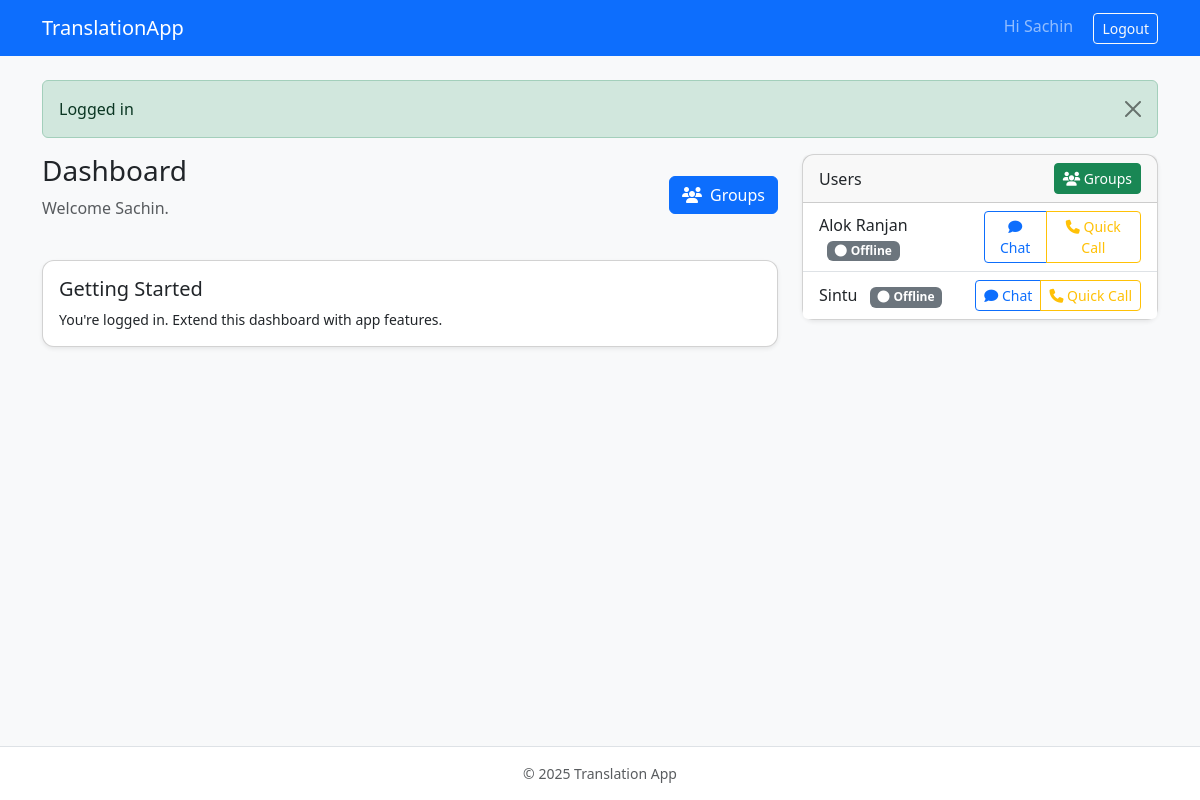
/ (signed in), run on the app's committed database.
### app/models/user.py (models this page shows, shortened)
class User(Base):
    __tablename__ = "users"
    id = Column(Integer, primary_key=True, index=True)          # user_id
    email = Column(String(100), unique=True, index=True, nullable=False)
    full_name = Column(String(100), nullable=True)
    hashed_password = Column(String(255), nullable=False)
    is_active = Column(Boolean, nullable=False, server_default=text('1'))  # restore to match existing table
    preferred_language = Column(String(10), nullable=False, default="en")  # NEW
    created_at = Column(DateTime(timezone=True), server_default=func.now())
    messages = relationship("Message", back_populates="sender", cascade="all,delete")
    memberships = relationship("ChatroomMember", back_populates="user", cascade="all,delete")
    created_groups = relationship("Group", back_populates="creator")
    groups = relationship("Group", secondary="group_members", back_populates="members")

### app/main.py (the view)
@app.get("/", response_class=HTMLResponse)
async def index(request: Request, user: User | None = Depends(get_current_ui_user), db: Session = Depends(get_db)):
    if user:
        from .services.presence_manager import presence_manager
        await presence_manager.update_user_general_activity(user.id, "dashboard")
        token = request.session.get("token")
        other_users = db.query(User).filter(User.id != user.id).all()
        response = templates.TemplateResponse(
            "dashboard.html",
            {
                "request": request,
                "user": user,
                "title": "Dashboard",
                "other_users": other_users,
                "token": token,  # Add token for API calls
            },
        )
        response.headers["Cache-Control"] = "no-cache, no-store, must-revalidate"
        response.headers["Pragma"] = "no-cache"
        response.headers["Expires"] = "0"
        return response
    response = RedirectResponse(url="/login", status_code=302)
    response.headers["Cache-Control"] = "no-cache, no-store, must-revalidate"
    response.headers["Pragma"] = "no-cache"
    response.headers["Expires"] = "0"
    return response

### app/templates/dashboard.html (shortened to what this page needs)
{% extends 'base.html' %}
{% block content %}
<div class="row">
  <div class="col-lg-8">
    <div class="mb-4">
      <div class="d-flex justify-content-between align-items-center">
        <div>
          <h1 class="h3">Dashboard</h1>
          <p class="text-muted">Welcome {{ user.full_name or user.email }}.</p>
        </div>
        <div class="btn-group">
          <a href="/groups" class="btn btn-primary">
            <i class="fas fa-users me-2"></i>Groups
          </a>
        </div>
      </div>
    </div>
    <div class="card shadow-sm">
      <div class="card-body">
        <h5 class="card-title">Getting Started</h5>
        <p class="card-text small">You're logged in. Extend this dashboard with app features.</p>
      </div>
    </div>
  </div>
  <div class="col-lg-4">
    <div class="card shadow-sm mb-3">
      <div class="card-header d-flex justify-content-between align-items-center">
        <span>Users</span>
        <div class="btn-group btn-group-sm">
          <a class="btn btn-success" href="/groups">
            <i class="fas fa-users"></i> Groups
          </a>
        </div>
      </div>
      <ul class="list-group list-group-flush" id="user-list">
        {% if other_users %}
          {% for u in other_users %}
            <li class="list-group-item d-flex justify-content-between align-items-center">
              <div>
                <span>{{ u.full_name or u.email }}</span>
                <small id="status-{{ u.id }}" class="badge bg-secondary small ms-2">
                </small>
              </div>
              <div class="btn-group btn-group-sm">
                <a class="btn btn-outline-primary" href="/chat/{{ u.id }}">
                  <i class="fas fa-comment"></i> Chat
                </a>
                <button class="btn btn-outline-warning" onclick="handleQuickCall({{ u.id }}, '{{ u.full_name or u.email }}', this)">
                  <i class="fas fa-phone"></i> Quick Call
                </button>
              </div>
            </li>
          {% endfor %}
        {% else %}
          <li class="list-group-item small text-muted">No other users yet.</li>
        {% endif %}
      </ul>
    </div>
  </div>
</div>
{% endblock %}

### app/templates/base.html (shortened to what this page needs)
<!DOCTYPE html>
<html lang="en">
<head>
  <link href="https://cdn.jsdelivr.net/npm/bootstrap@5.3.3/dist/css/bootstrap.min.css" rel="stylesheet">
  <link rel="stylesheet" href="https://cdnjs.cloudflare.com/ajax/libs/font-awesome/6.5.1/css/all.min.css" />
  <link rel="stylesheet" href="/static/css/app.css" />
</head>
<body class="bg-light d-flex flex-column min-vh-100">
<nav class="navbar navbar-expand-lg navbar-dark bg-primary mb-4">
  <div class="container">
    <a class="navbar-brand" href="/">TranslationApp</a>
    <div>
      {% if user %}
        <span class="navbar-text me-3">Hi {{ user.full_name or user.email }}</span>
        <a class="btn btn-outline-light btn-sm" href="/logout" onclick="handleLogout(event)">Logout</a>
      {% else %}
        <a class="btn btn-outline-light btn-sm me-2" href="/login">Login</a>
        <a class="btn btn-light btn-sm" href="/register">Register</a>
      {% endif %}
    </div>
  </div>
</nav>
<main class="flex-fill">
  <div class="container">
    {% with messages = request.session.pop('flash', []) if request and request.session else [] %}
      {% if messages %}
        {% for cat, msg in messages %}
          <div class="alert alert-{{ cat }} alert-dismissible fade show" role="alert">{{ msg }}<button type="button" class="btn-close" data-bs-dismiss="alert"></button></div>
        {% endfor %}
      {% endif %}
    {% endwith %}
    {% block content %}{% endblock %}
  </div>
</main>
<footer class="mt-auto py-3 bg-white border-top">
  <div class="container text-center text-muted small">&copy; {{ 2025 }} Translation App</div>
</footer>
</body>
</html>

### app/static/css/app.css (style rules this page uses)
.card { border-radius: .75rem; }

### data on the page
User: full_name "Sachin"
User: full_name "Alok Ranjan"
User: full_name "Sintu"

### other printed values
{{ msg }} "Logged in"
{{ 2025 }} "2025"
